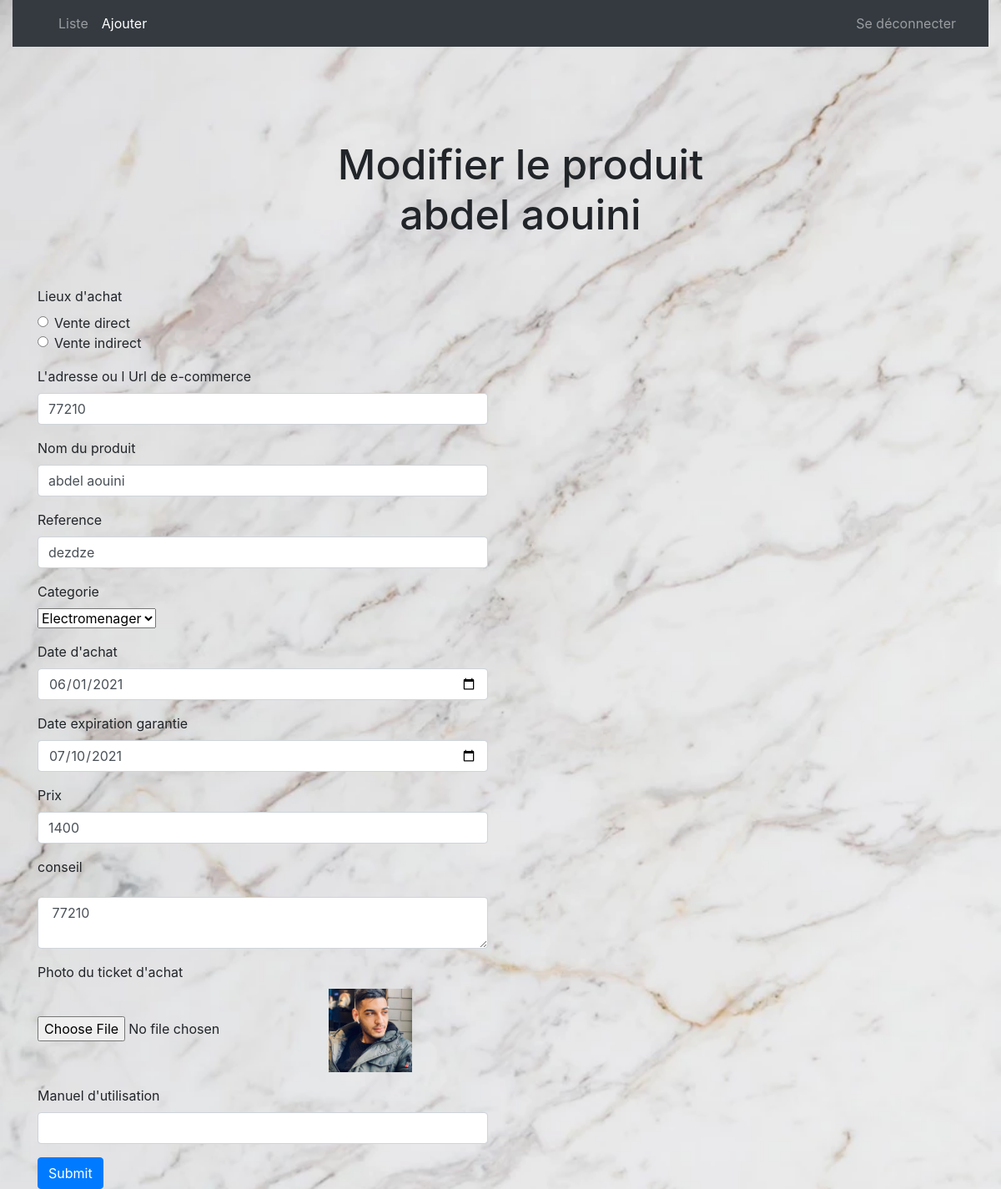
Page /update.php?id=9 (signed in) on the committed database.
### tables this page shows
CREATE TABLE `produits` (
  `id` int(11) NOT NULL,
  `lieux` varchar(255) NOT NULL,
  `nom` varchar(255) NOT NULL,
  `reference` varchar(255) NOT NULL,
  `categorie` varchar(255) NOT NULL,
  `dateachat` date NOT NULL,
  `garantie` date NOT NULL,
  `prix` float NOT NULL,
  `conseil` text NOT NULL,
  `ticket` varchar(255) NOT NULL,
  `manuel` varchar(255) NOT NULL
);

### update.php (the view, shortened to what this page needs)
<?php
if(isset($_GET['id']) && !empty($_GET['id'])){
    require_once('assets/require/connect.php');
    $id = strip_tags($_GET['id']);
    $sql = 'SELECT * FROM `produits` WHERE `id` = :id;';
    $query = $db->prepare($sql);
    $query->bindValue(':id', $id, PDO::PARAM_INT);
    $query->execute();
    $produit = $query->fetch();
}else{
    $_SESSION['erreur'] = "URL invalide";
    header('Location: produit.php');
}
?>
<!doctype html>
<html lang="fr">
<head>
    <link rel="stylesheet" href="assets/css/bootstrap.css">
    <link rel="stylesheet" href="https://use.fontawesome.com/releases/v5.3.1/css/all.css">
    <link rel="stylesheet" href="assets/css/style.css">
</head>
<body>
<div class="container-fluid">
    <nav class="navbar navbar-expand-lg navbar-dark bg-dark static-top mb-2">
        <div class="container-fluid">
            <div class="collapse navbar-collapse" id="navbarResponsive">
                <ul class="navbar-nav">
                    <li class="nav-item"><a href="produit.php" class="nav-link">Liste</a></li>
                    <li class="nav-item"><a href="create.php" class="nav-link active">Ajouter</a></li>
                </ul>
            </div>
            <div class="collapse navbar-collapse" id="navbarResponsive">
                <ul class="navbar-nav ml-auto">
                    <li class="nav-item"><a href="assets/require/deconnection.php" class="nav-link">Se déconnecter</a></li>
                </ul>
            </div>
        </div>
    </nav>
    <div class="container">
        <h1 class="ml-5">Modifier le produit <br> <?= $produit['nom'] ?> </h1>
        <div class="row">
            <div class="col-6">
                <form method="POST" action="" enctype="multipart/form-data">
                    <div class="form-group">
                        <label for="">Lieux d'achat</label>
                        <div class="form-check">
                            <input class="form-check-input" type="radio" name="lieux" id="direct" value="<?php echo "$produit[lieux]"?>">
                            <label class="form-check-label" for="direct">
                                Vente direct
                            </label>
                        </div>
                        <div class="form-check">
                            <input class="form-check-input" type="radio" name="lieux" id="indirect" value="<?php echo "$produit[lieux]"?>">
                            <label class="form-check-label" for="indirect">
                                Vente indirect
                            </label>
                        </div>
                        <label for="address" class="mt-3 ">L'adresse ou l Url de e-commerce </label>
                        <input type="text" class="form-control" name="lieux" value="<?php echo "$produit[lieux]"?>">
                    </div>
                    <div class="form-group">
                        <label  for="">Nom du produit </label>
                        <input type="text" class="form-control" name="nom" value="<?php echo "$produit[nom]"?>">
                    </div>
                    <div class="form-group">
                        <label  for="">Reference</label>
                        <input type="text" class="form-control" name="reference" value="<?php echo "$produit[reference]"?>">
                    </div>
                    <div class="form-group">
                        <label for="">Categorie</label> <br>
                        <select name="categorie" id="categorie">
                        <option valu="Electromenager">Electromenager</option>
                        </select>
                    </div>
                    <div class="form-group">
                        <label  for="">Date d'achat</label>
                        <input type="date" class="form-control" name="dateachat" value="<?php echo "$produit[dateachat]"?>">
                    </div>
                    <div class="form-group">
                        <label  for="">Date expiration garantie</label>
                        <input type="date" class="form-control" name="garantie" value="<?php echo "$produit[garantie]"?>">
                    </div>
                    <div class="form-group">
                        <label  for="">Prix</label>
                        <input type="text" class="form-control" name="prix" value="<?php echo "$produit[prix]"?>">
                    </div>
                    <div class="form-group">
                        <label for="">conseil</label>
                    </div>
                    <div class="form-group">
                        <textarea class="form-control" name="conseil"> <?php echo "$produit[lieux]"?></textarea>
                    </div>
                    <div class="form-group">
                        <label for="">Photo du ticket d'achat</label> <br>
                        <input type="file" name="ticket">
                        <img src="<?php echo "$produit[ticket]";?>" alt="ticket" width="100px">
                    </div>
                    <div class="form-group">
                        <label for="">Manuel d'utilisation</label>
                        <input type="text" class="form-control" name="manuel">
                    </div>
                    <button type="submit" class="btn btn-primary">Submit</button>
                </form>
            </div>
        </div>
    </div>
</div>
</body>
</html>

### assets/css/style.css (style rules this page uses)
body { background-image: url(../img/fond.png); background-size: cover; }
h1 { text-align: center; margin-top: 10%; font-size: 50px; margin-bottom: 5%; }

### rows in the picture
produits: nom "abdel aouini", lieux "77210", reference "dezdze", dateachat "06/01/2021", garantie "07/10/2021", prix "1400", conseil "77210", ticket (picture)
